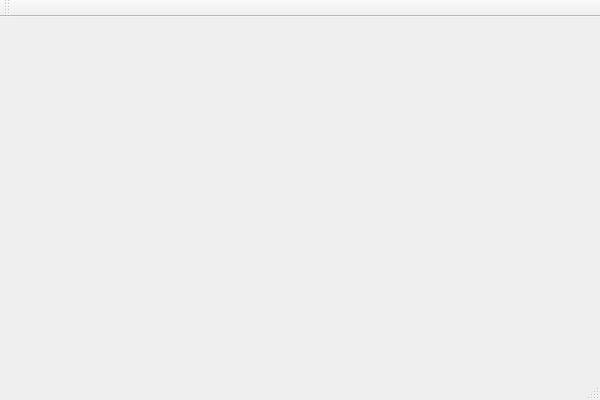
<?xml version="1.0" encoding="UTF-8"?>
<ui version="4.0">
 <class>ADCMonClass</class>
 <widget class="QMainWindow" name="ADCMonClass">
  <property name="geometry">
   <rect>
    <x>0</x>
    <y>0</y>
    <width>600</width>
    <height>400</height>
   </rect>
  </property>
  <property name="windowTitle">
   <string>ADCMon</string>
  </property>
  <widget class="QWidget" name="centralWidget"/>
  <widget class="QMenuBar" name="menuBar">
   <property name="geometry">
    <rect>
     <x>0</x>
     <y>0</y>
     <width>600</width>
     <height>21</height>
    </rect>
   </property>
  </widget>
  <widget class="QToolBar" name="mainToolBar">
   <attribute name="toolBarArea">
    <enum>TopToolBarArea</enum>
   </attribute>
   <attribute name="toolBarBreak">
    <bool>false</bool>
   </attribute>
  </widget>
  <widget class="QStatusBar" name="statusBar"/>
  <action name="actionStart">
   <property name="text">
    <string>Start</string>
   </property>
  </action>
  <action name="actionStop">
   <property name="text">
    <string>Stop</string>
   </property>
  </action>
  <action name="actionExit">
   <property name="text">
    <string>Exit</string>
   </property>
  </action>
 </widget>
 <layoutdefault spacing="6" margin="11"/>
 <resources>
  <include location="adcmon.qrc"/>
 </resources>
 <connections/>
</ui>
